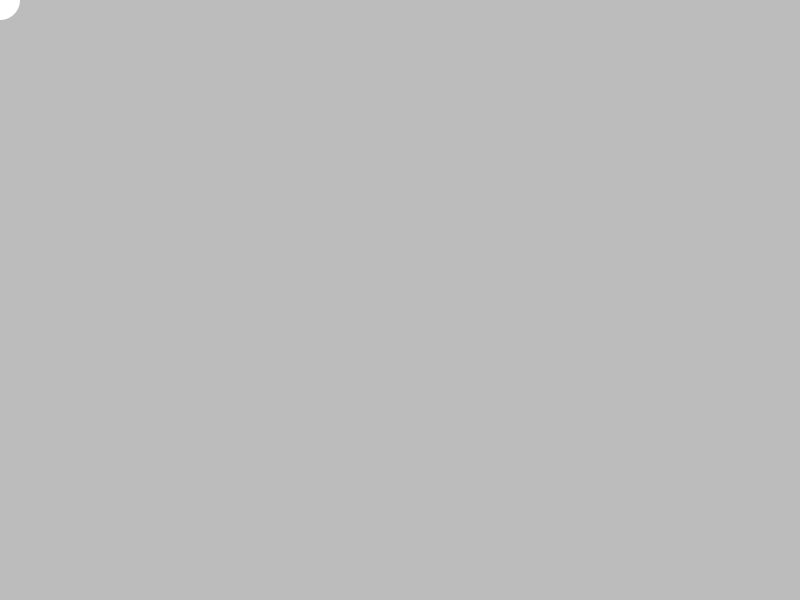
Frame 1 (no input)
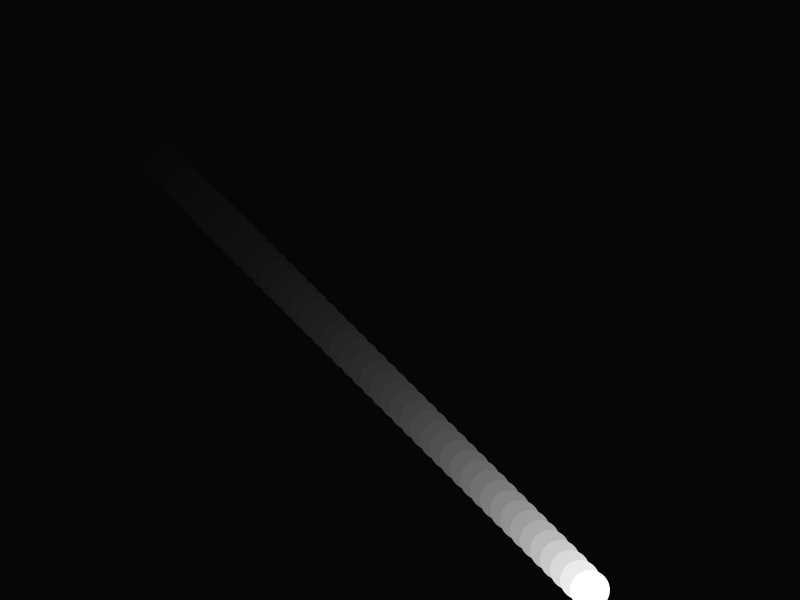
Frame 60 (the mouse pressed at the canvas centre just before this capture)
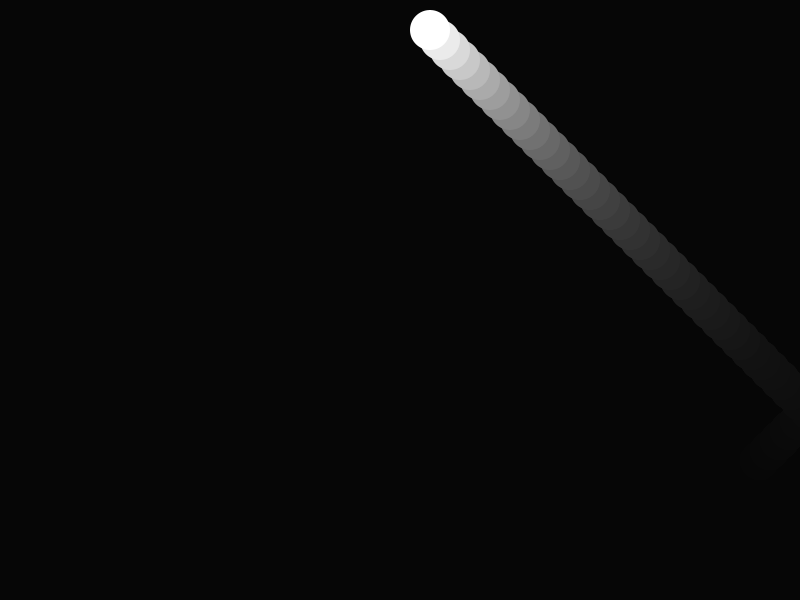
Frame 120 (the mouse held since frame 60 and released just before this capture)

The Processing sketch that drew these frames (run headless with seeded random() and noise(); from frame 60 on, the mouse is pressed at the canvas centre):

// Processing sketch: Circle
// ── Circle.pde
float _cy = 0;  //This is a place for the circle's position
float _cx = 0;
float _cdx = 10;
float _cdy = 10;

void setup()
{
  size(800,600);
  
}

void draw()
{
  noStroke();
  fill(0,20);
  rect(0,0,width,height);
  fill(255);
  circle(_cx,_cy,40);  //Drawing the circle
  _cx = update(_cx,_cdx);
  _cy = update(_cy,_cdy);
  _cdx = check(_cx,_cdx,0,width);
  _cdy = check(_cy,_cdy,0,height);
 }

 float update(float value, float increment)
 {
  return(value + increment);
 }
 
 float check(float value, float delta, float lower_limit, float upper_limit)
 {
   if(value > upper_limit || value < lower_limit)
  {
    return(delta * (-1));
  }
  return(delta);
 }
 
 
 /*
 
 
 */
